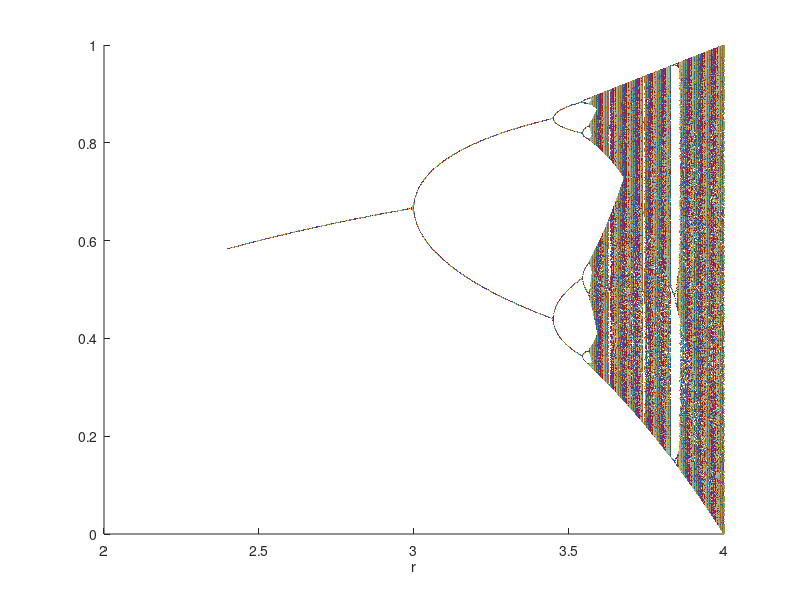

Reproduce this figure in MATLAB.
clear all
tot_steps = 1000 ;
r_min = 2.4;
r_max = 4.0 ;
r_intv=0.001 ;
r_num = int32( (r_max-r_min)/r_intv + 1) ;
x = zeros(r_num,tot_steps+1) ;

x(:,1) = 0.49 ;
r = r_min ;
figure; hold on;
for k = 0:r_num-1
    for n = 1:tot_steps
        x(k+1,n+1) = r*x(k+1,n)*(1-x(k+1,n) ) ;
    end
    plot(ones(1,600).*r,x(k+1,401:1000),'.','MarkerSize',2)
    r = r + r_intv ;
end
hold off;
xlabel('r')
